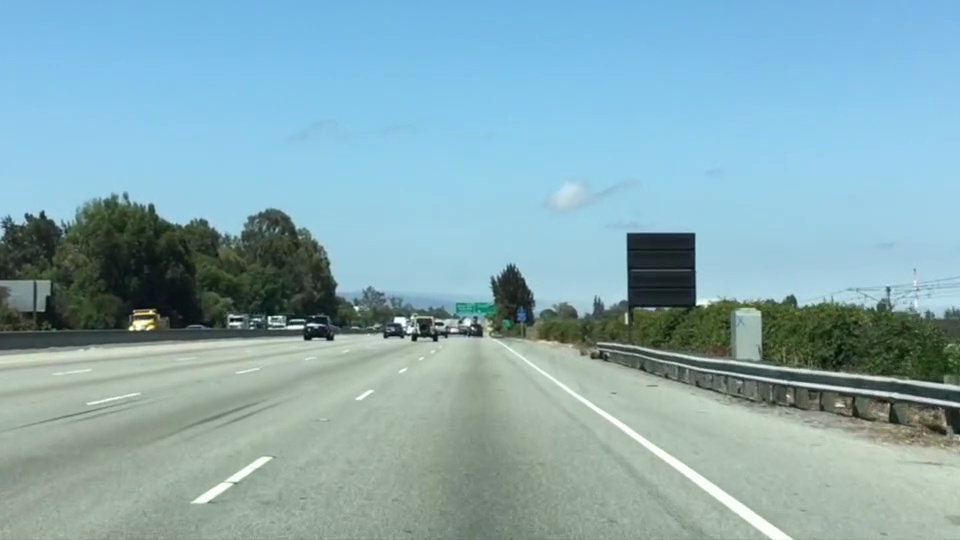
#> input picture test_images/test.jpg, 960 x 540 px
$ python W1-3-RegionColorMasking.py
#> lines starting #> are read from the running program, lines starting #| are printed output that depends on the picture; after the words box and inside, x2 and y2 are one past the last pixel; in counts of white or black regions, pixels touching at a corner belong together
import matplotlib.pyplot as plt
import matplotlib.image as mpimg
import numpy as np

# Read in the image
image = mpimg.imread('test_images/test.jpg')
#> image is the input picture: shape (540, 960, 3); mean R, G, B 135.5, 171.1, 179.2

# Grab the x and y sizes and make two copies of the image
# With one copy we'll extract only the pixels that meet our selection,
# then we'll paint those pixels red in the original image to see our selection
# overlaid on the original.
ysize = image.shape[0]
#> ysize = 540
xsize = image.shape[1]
#> xsize = 960
color_select= np.copy(image)
line_image = np.copy(image)

# Define our color criteria
red_threshold = 200
green_threshold = 200
blue_threshold = 200
rgb_threshold = [red_threshold, green_threshold, blue_threshold]

# Define a triangle region of interest (Note: if you run this code,
# Keep in mind the origin (x=0, y=0) is in the upper left in image processing
# you'll find these are not sensible values!!
# But you'll get a chance to play with them soon in a quiz ;)
left_bottom = [0, 539]
right_bottom = [810, 539]
apex = [480, 310]

fit_left = np.polyfit((left_bottom[0], apex[0]), (left_bottom[1], apex[1]), 1)
fit_right = np.polyfit((right_bottom[0], apex[0]), (right_bottom[1], apex[1]), 1)
fit_bottom = np.polyfit((left_bottom[0], right_bottom[0]), (left_bottom[1], right_bottom[1]), 1)

# Mask pixels below the threshold
color_thresholds = (image[:,:,0] < rgb_threshold[0]) | \
                   (image[:,:,1] < rgb_threshold[1]) | \
                   (image[:,:,2] < rgb_threshold[2])
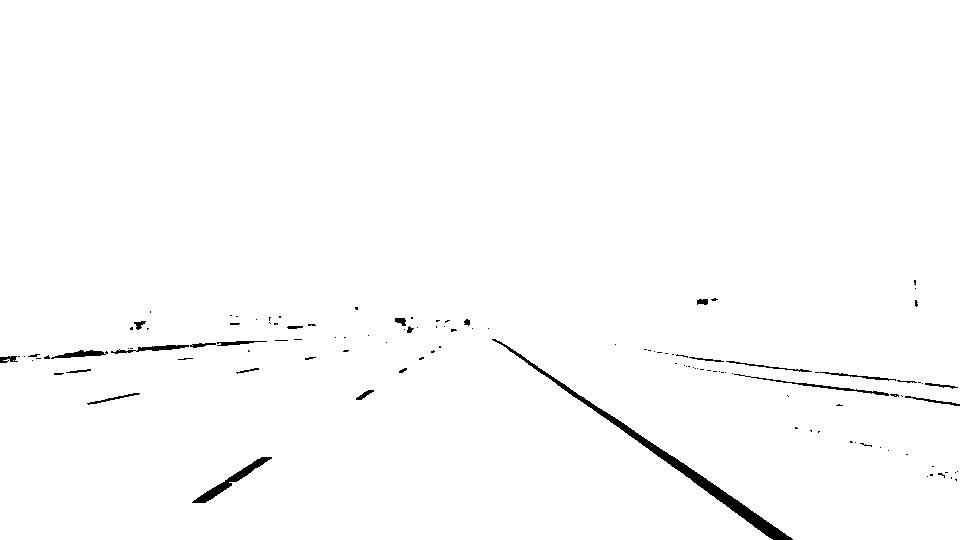
#> color_thresholds: shape (540, 960) bool; 98.9% white; 121 black regions (95 under 20 px), largest, box (x1, y1, x2, y2) and area: (492, 339, 793, 540) 2493, (192, 457, 272, 503) 624, (734, 374, 889, 396) 302

# Find the region inside the lines
XX, YY = np.meshgrid(np.arange(0, xsize), np.arange(0, ysize))
region_thresholds = (YY > (XX*fit_left[0] + fit_left[1])) & \
                    (YY > (XX*fit_right[0] + fit_right[1])) & \
                    (YY < (XX*fit_bottom[0] + fit_bottom[1]))
# Mask color selection
color_select[color_thresholds] = [0,0,0]
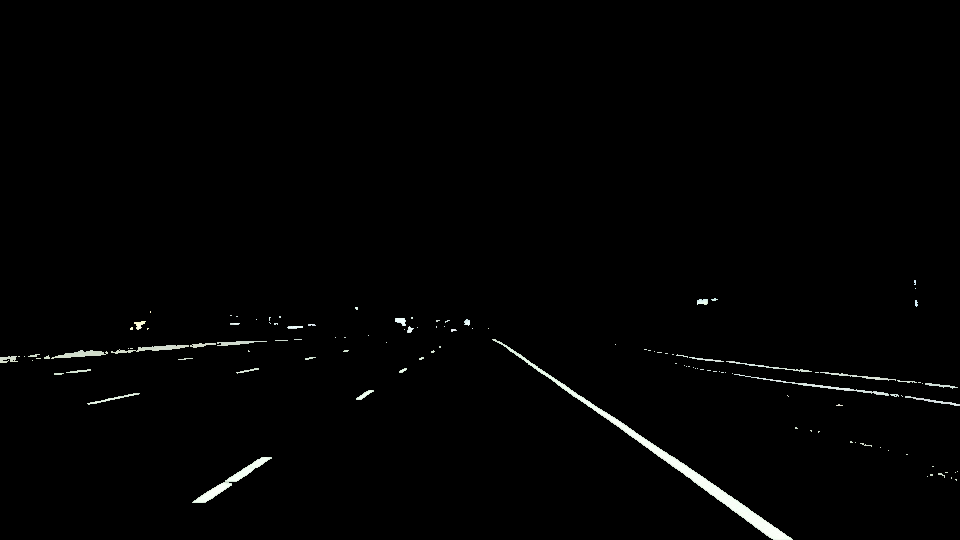
#> color_select: shape (540, 960, 3); mean R, G, B 2.5, 2.7, 2.5
# Find where image is both colored right and in the region
line_image[~color_thresholds & region_thresholds] = [255,0,0]
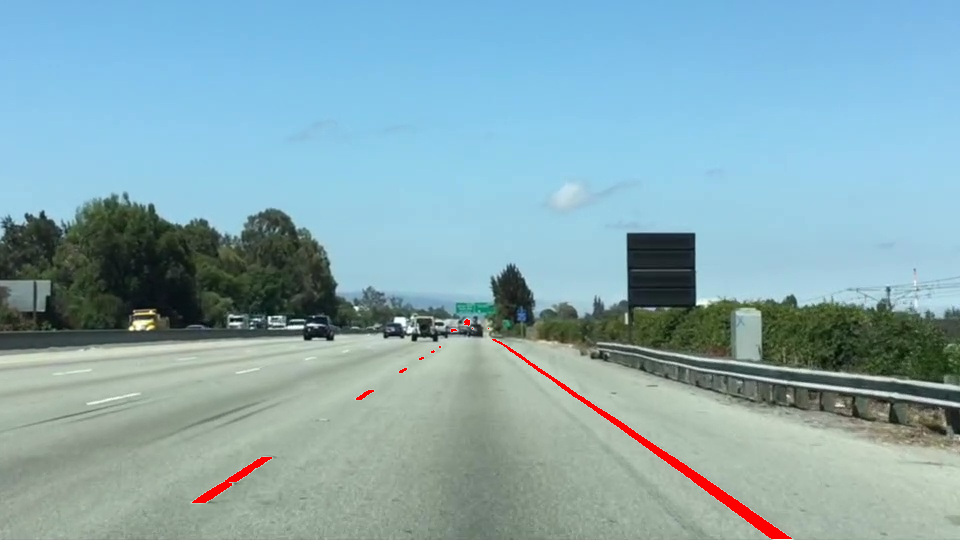
#> line_image: shape (540, 960, 3); 0.63% of pixels changed, all inside (x1, y1, x2, y2) = (192, 319, 792, 539)

# Display our two output images
plt.imshow(color_select)
plt.imshow(line_image)
plt.show()
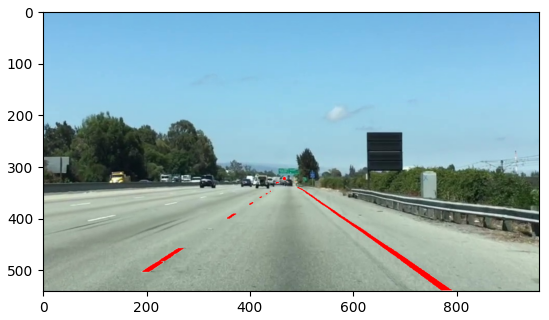
#> figure drawn by matplotlib, 1 panel

$ run again, with test_images/solidWhiteCurve.jpg copied over test_images/test.jpg
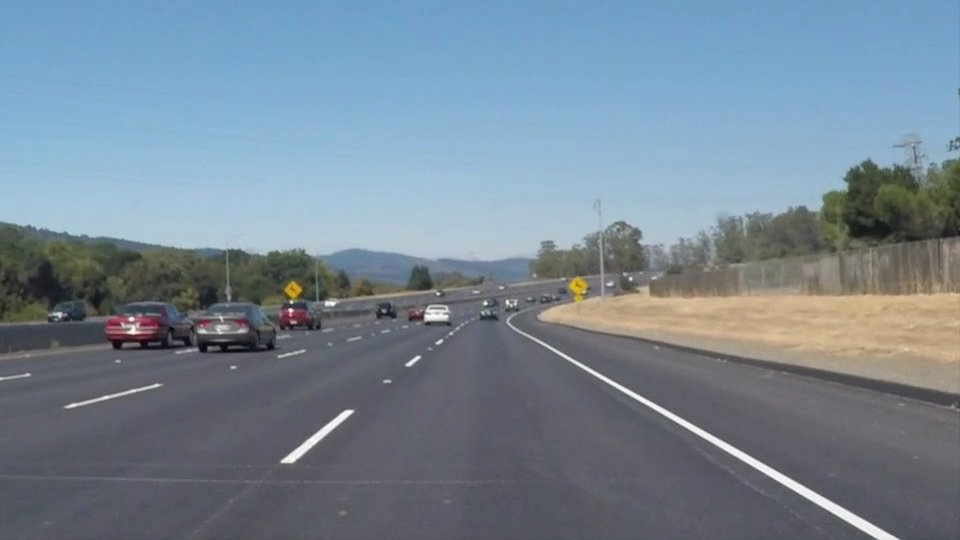
#> input picture test_images/solidWhiteCurve.jpg, 960 x 540 px
#> image is the input picture: shape (540, 960, 3); mean R, G, B 118.5, 134.5, 148.1
#> `color_thresholds = (image[:,:,0] < rgb_threshold[0]) | \ (image[:,:,1]..`:
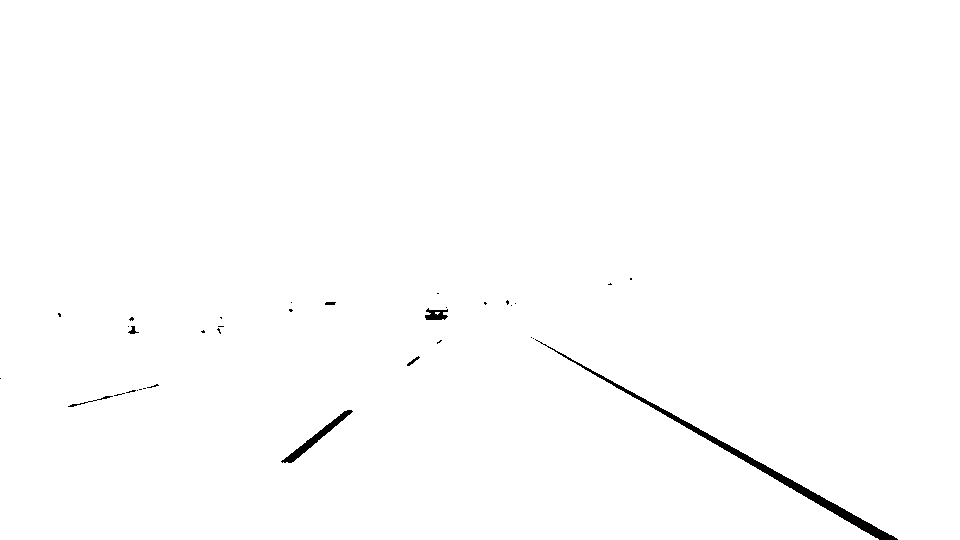
#> color_thresholds: shape (540, 960) bool; 99.4% white; 34 black regions (27 under 20 px), largest, box (x1, y1, x2, y2) and area: (535, 339, 898, 540) 2248, (281, 410, 353, 463) 560, (425, 308, 448, 320) 181
#> line_image: shape (540, 960, 3); 0.12% of pixels changed, all inside (x1, y1, x2, y2) = (281, 340, 442, 463)
#> `plt.show()`:
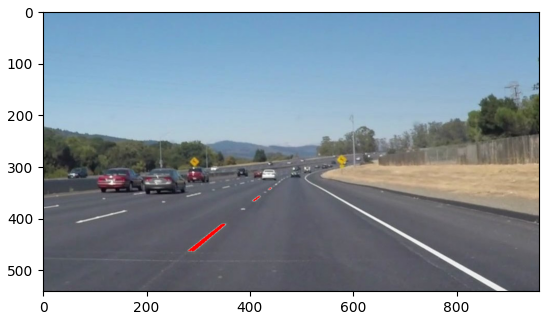
#> figure drawn by matplotlib, 1 panel

$ run again, with test_images/solidWhiteRight.jpg copied over test_images/test.jpg
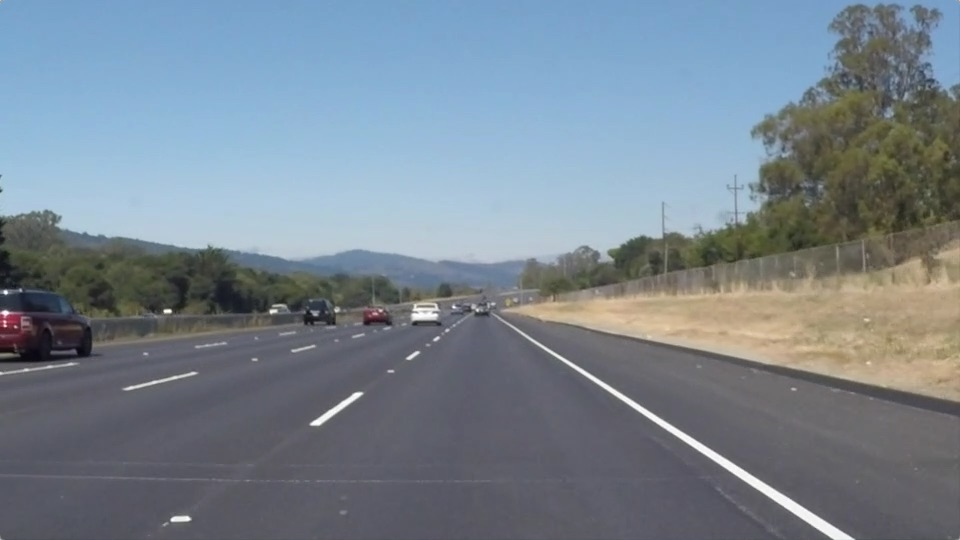
#> input picture test_images/solidWhiteRight.jpg, 960 x 540 px
#> image is the input picture: shape (540, 960, 3); mean R, G, B 120.3, 132.6, 143.7
#> `color_thresholds = (image[:,:,0] < rgb_threshold[0]) | \ (image[:,:,1]..`:
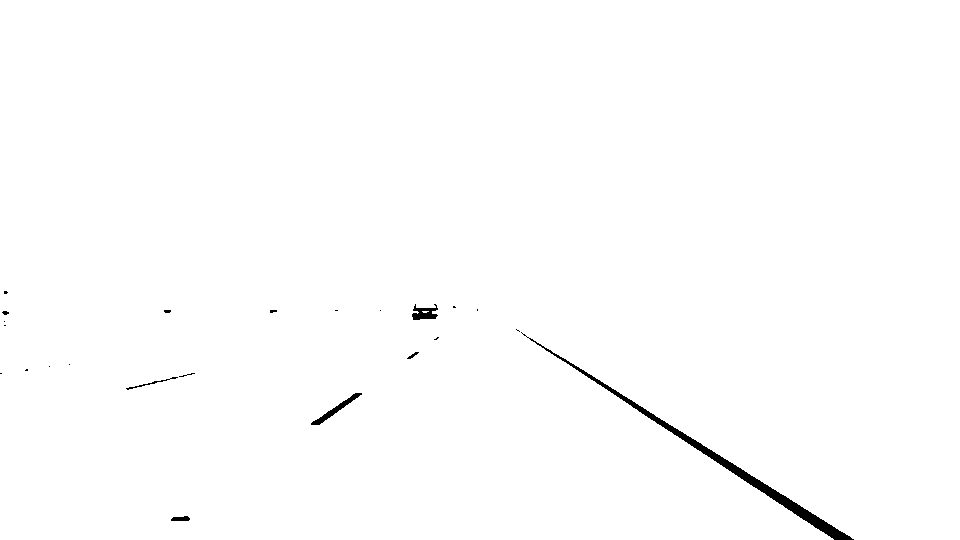
#> color_thresholds: shape (540, 960) bool; 99.4% white; 23 black regions (16 under 20 px), largest, box (x1, y1, x2, y2) and area: (521, 332, 854, 540) 2350, (311, 393, 362, 425) 291, (412, 304, 438, 320) 247
#> line_image: shape (540, 960, 3); 0.08% of pixels changed, all inside (x1, y1, x2, y2) = (171, 337, 439, 521)
#> `plt.show()`:
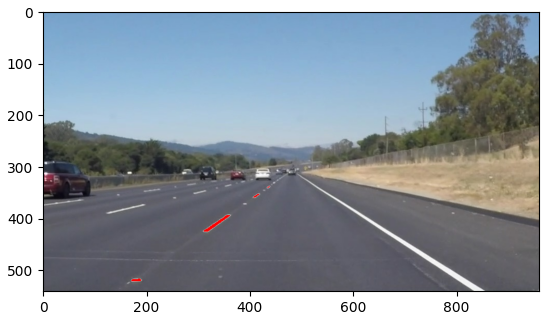
#> figure drawn by matplotlib, 1 panel
